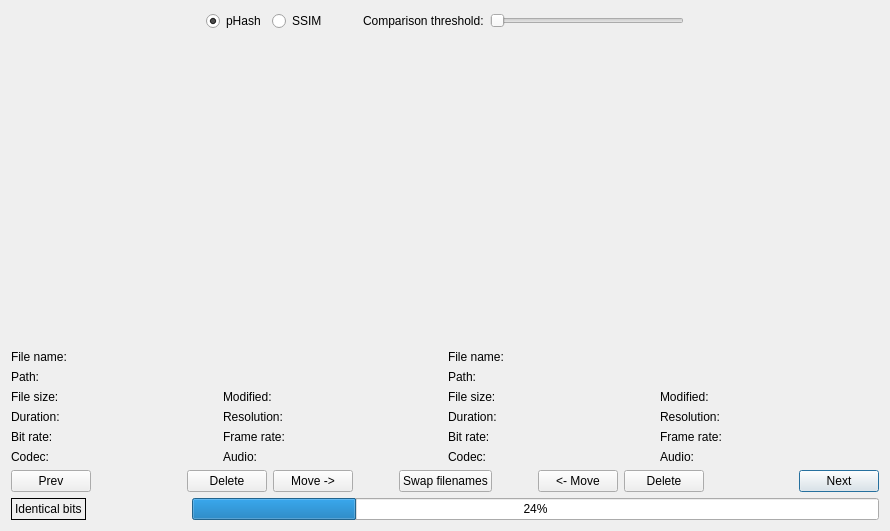
<?xml version="1.0" encoding="UTF-8"?>
<ui version="4.0">
 <class>Comparison</class>
 <widget class="QDialog" name="Comparison">
  <property name="geometry">
   <rect>
    <x>0</x>
    <y>0</y>
    <width>890</width>
    <height>531</height>
   </rect>
  </property>
  <property name="windowTitle">
   <string>Vidupe</string>
  </property>
  <layout class="QVBoxLayout" name="verticalLayout">
   <item>
    <layout class="QHBoxLayout" name="horizontalLayout_4">
     <property name="topMargin">
      <number>0</number>
     </property>
     <item>
      <spacer name="horizontalSpacer_6">
       <property name="orientation">
        <enum>Qt::Horizontal</enum>
       </property>
       <property name="sizeHint" stdset="0">
        <size>
         <width>40</width>
         <height>20</height>
        </size>
       </property>
      </spacer>
     </item>
     <item>
      <widget class="QRadioButton" name="selectPhash">
       <property name="text">
        <string>pHash</string>
       </property>
       <property name="checked">
        <bool>true</bool>
       </property>
      </widget>
     </item>
     <item>
      <widget class="QRadioButton" name="selectSSIM">
       <property name="text">
        <string>SSIM</string>
       </property>
      </widget>
     </item>
     <item>
      <spacer name="horizontalSpacer_8">
       <property name="orientation">
        <enum>Qt::Horizontal</enum>
       </property>
       <property name="sizeType">
        <enum>QSizePolicy::Maximum</enum>
       </property>
       <property name="sizeHint" stdset="0">
        <size>
         <width>30</width>
         <height>20</height>
        </size>
       </property>
      </spacer>
     </item>
     <item>
      <widget class="QLabel" name="label">
       <property name="text">
        <string>Comparison threshold:</string>
       </property>
      </widget>
     </item>
     <item>
      <widget class="QSlider" name="thresholdSlider">
       <property name="minimum">
        <number>1</number>
       </property>
       <property name="maximum">
        <number>64</number>
       </property>
       <property name="orientation">
        <enum>Qt::Horizontal</enum>
       </property>
      </widget>
     </item>
     <item>
      <spacer name="horizontalSpacer_7">
       <property name="orientation">
        <enum>Qt::Horizontal</enum>
       </property>
       <property name="sizeHint" stdset="0">
        <size>
         <width>40</width>
         <height>20</height>
        </size>
       </property>
      </spacer>
     </item>
    </layout>
   </item>
   <item>
    <layout class="QHBoxLayout" name="horizontalLayout">
     <property name="topMargin">
      <number>0</number>
     </property>
     <property name="bottomMargin">
      <number>0</number>
     </property>
     <item>
      <layout class="QVBoxLayout" name="verticalLayout_4">
       <property name="bottomMargin">
        <number>0</number>
       </property>
       <item>
        <widget class="ClickableLabel" name="leftImage" native="true">
         <property name="sizePolicy">
          <sizepolicy hsizetype="Preferred" vsizetype="Expanding">
           <horstretch>0</horstretch>
           <verstretch>0</verstretch>
          </sizepolicy>
         </property>
         <property name="minimumSize">
          <size>
           <width>400</width>
           <height>300</height>
          </size>
         </property>
         <property name="toolTip">
          <string>Click to launch video in default player, scroll mouse wheel to zoom</string>
         </property>
         <property name="text" stdset="0">
          <string/>
         </property>
        </widget>
       </item>
       <item>
        <layout class="QGridLayout" name="gridLayout">
         <property name="topMargin">
          <number>0</number>
         </property>
         <item row="1" column="0">
          <widget class="QLabel" name="label_6">
           <property name="sizePolicy">
            <sizepolicy hsizetype="Preferred" vsizetype="Fixed">
             <horstretch>0</horstretch>
             <verstretch>0</verstretch>
            </sizepolicy>
           </property>
           <property name="text">
            <string>Path:</string>
           </property>
          </widget>
         </item>
         <item row="0" column="0">
          <widget class="QLabel" name="label_3">
           <property name="sizePolicy">
            <sizepolicy hsizetype="Maximum" vsizetype="Fixed">
             <horstretch>0</horstretch>
             <verstretch>0</verstretch>
            </sizepolicy>
           </property>
           <property name="text">
            <string>File name:</string>
           </property>
          </widget>
         </item>
         <item row="0" column="1">
          <widget class="ClickableLabel" name="leftFileName" native="true">
           <property name="sizePolicy">
            <sizepolicy hsizetype="Ignored" vsizetype="Fixed">
             <horstretch>0</horstretch>
             <verstretch>0</verstretch>
            </sizepolicy>
           </property>
           <property name="minimumSize">
            <size>
             <width>0</width>
             <height>13</height>
            </size>
           </property>
           <property name="styleSheet">
            <string notr="true">color : blue; text-decoration : underline;</string>
           </property>
           <property name="text" stdset="0">
            <string/>
           </property>
          </widget>
         </item>
         <item row="1" column="1">
          <widget class="QLabel" name="leftPathName">
           <property name="sizePolicy">
            <sizepolicy hsizetype="Ignored" vsizetype="Fixed">
             <horstretch>0</horstretch>
             <verstretch>0</verstretch>
            </sizepolicy>
           </property>
           <property name="text">
            <string/>
           </property>
          </widget>
         </item>
        </layout>
       </item>
       <item>
        <layout class="QGridLayout" name="gridLayout_2">
         <property name="topMargin">
          <number>0</number>
         </property>
         <property name="horizontalSpacing">
          <number>6</number>
         </property>
         <item row="2" column="3">
          <widget class="QLabel" name="leftModified">
           <property name="sizePolicy">
            <sizepolicy hsizetype="Preferred" vsizetype="Fixed">
             <horstretch>0</horstretch>
             <verstretch>0</verstretch>
            </sizepolicy>
           </property>
           <property name="text">
            <string/>
           </property>
          </widget>
         </item>
         <item row="3" column="1">
          <widget class="QLabel" name="leftDuration">
           <property name="sizePolicy">
            <sizepolicy hsizetype="Preferred" vsizetype="Fixed">
             <horstretch>0</horstretch>
             <verstretch>0</verstretch>
            </sizepolicy>
           </property>
           <property name="text">
            <string/>
           </property>
          </widget>
         </item>
         <item row="4" column="0">
          <widget class="QLabel" name="label_18">
           <property name="sizePolicy">
            <sizepolicy hsizetype="Preferred" vsizetype="Fixed">
             <horstretch>0</horstretch>
             <verstretch>0</verstretch>
            </sizepolicy>
           </property>
           <property name="text">
            <string>Bit rate:</string>
           </property>
          </widget>
         </item>
         <item row="5" column="0">
          <widget class="QLabel" name="label_19">
           <property name="sizePolicy">
            <sizepolicy hsizetype="Preferred" vsizetype="Fixed">
             <horstretch>0</horstretch>
             <verstretch>0</verstretch>
            </sizepolicy>
           </property>
           <property name="text">
            <string>Codec:</string>
           </property>
          </widget>
         </item>
         <item row="3" column="2">
          <widget class="QLabel" name="label_16">
           <property name="sizePolicy">
            <sizepolicy hsizetype="Preferred" vsizetype="Fixed">
             <horstretch>0</horstretch>
             <verstretch>0</verstretch>
            </sizepolicy>
           </property>
           <property name="text">
            <string>Resolution:</string>
           </property>
          </widget>
         </item>
         <item row="2" column="0">
          <widget class="QLabel" name="label_10">
           <property name="sizePolicy">
            <sizepolicy hsizetype="Fixed" vsizetype="Fixed">
             <horstretch>0</horstretch>
             <verstretch>0</verstretch>
            </sizepolicy>
           </property>
           <property name="text">
            <string>File size:</string>
           </property>
          </widget>
         </item>
         <item row="2" column="1">
          <widget class="QLabel" name="leftFileSize">
           <property name="sizePolicy">
            <sizepolicy hsizetype="Preferred" vsizetype="Fixed">
             <horstretch>0</horstretch>
             <verstretch>0</verstretch>
            </sizepolicy>
           </property>
           <property name="text">
            <string/>
           </property>
          </widget>
         </item>
         <item row="2" column="2">
          <widget class="QLabel" name="label_12">
           <property name="sizePolicy">
            <sizepolicy hsizetype="Maximum" vsizetype="Fixed">
             <horstretch>0</horstretch>
             <verstretch>0</verstretch>
            </sizepolicy>
           </property>
           <property name="text">
            <string>Modified:</string>
           </property>
          </widget>
         </item>
         <item row="3" column="3">
          <widget class="QLabel" name="leftResolution">
           <property name="sizePolicy">
            <sizepolicy hsizetype="Preferred" vsizetype="Fixed">
             <horstretch>0</horstretch>
             <verstretch>0</verstretch>
            </sizepolicy>
           </property>
           <property name="text">
            <string/>
           </property>
          </widget>
         </item>
         <item row="3" column="0">
          <widget class="QLabel" name="label_14">
           <property name="sizePolicy">
            <sizepolicy hsizetype="Preferred" vsizetype="Fixed">
             <horstretch>0</horstretch>
             <verstretch>0</verstretch>
            </sizepolicy>
           </property>
           <property name="text">
            <string>Duration:</string>
           </property>
          </widget>
         </item>
         <item row="4" column="2">
          <widget class="QLabel" name="label_22">
           <property name="sizePolicy">
            <sizepolicy hsizetype="Preferred" vsizetype="Fixed">
             <horstretch>0</horstretch>
             <verstretch>0</verstretch>
            </sizepolicy>
           </property>
           <property name="text">
            <string>Frame rate:</string>
           </property>
          </widget>
         </item>
         <item row="5" column="1">
          <widget class="QLabel" name="leftCodec">
           <property name="sizePolicy">
            <sizepolicy hsizetype="Ignored" vsizetype="Fixed">
             <horstretch>0</horstretch>
             <verstretch>0</verstretch>
            </sizepolicy>
           </property>
           <property name="text">
            <string/>
           </property>
          </widget>
         </item>
         <item row="4" column="1">
          <widget class="QLabel" name="leftBitRate">
           <property name="sizePolicy">
            <sizepolicy hsizetype="Preferred" vsizetype="Fixed">
             <horstretch>0</horstretch>
             <verstretch>0</verstretch>
            </sizepolicy>
           </property>
           <property name="text">
            <string/>
           </property>
          </widget>
         </item>
         <item row="4" column="3">
          <widget class="QLabel" name="leftFrameRate">
           <property name="sizePolicy">
            <sizepolicy hsizetype="Preferred" vsizetype="Fixed">
             <horstretch>0</horstretch>
             <verstretch>0</verstretch>
            </sizepolicy>
           </property>
           <property name="text">
            <string/>
           </property>
          </widget>
         </item>
         <item row="5" column="2">
          <widget class="QLabel" name="label_23">
           <property name="sizePolicy">
            <sizepolicy hsizetype="Preferred" vsizetype="Fixed">
             <horstretch>0</horstretch>
             <verstretch>0</verstretch>
            </sizepolicy>
           </property>
           <property name="text">
            <string>Audio:</string>
           </property>
          </widget>
         </item>
         <item row="5" column="3">
          <widget class="QLabel" name="leftAudio">
           <property name="sizePolicy">
            <sizepolicy hsizetype="Ignored" vsizetype="Fixed">
             <horstretch>0</horstretch>
             <verstretch>0</verstretch>
            </sizepolicy>
           </property>
           <property name="text">
            <string/>
           </property>
          </widget>
         </item>
        </layout>
       </item>
      </layout>
     </item>
     <item>
      <layout class="QVBoxLayout" name="verticalLayout_5">
       <property name="bottomMargin">
        <number>0</number>
       </property>
       <item>
        <widget class="ClickableLabel" name="rightImage" native="true">
         <property name="sizePolicy">
          <sizepolicy hsizetype="Preferred" vsizetype="Expanding">
           <horstretch>0</horstretch>
           <verstretch>0</verstretch>
          </sizepolicy>
         </property>
         <property name="minimumSize">
          <size>
           <width>400</width>
           <height>300</height>
          </size>
         </property>
         <property name="toolTip">
          <string>Click to launch video in default player, scroll mouse wheel to zoom</string>
         </property>
         <property name="text" stdset="0">
          <string/>
         </property>
        </widget>
       </item>
       <item>
        <layout class="QGridLayout" name="gridLayout_4">
         <property name="topMargin">
          <number>0</number>
         </property>
         <item row="0" column="0">
          <widget class="QLabel" name="label_28">
           <property name="sizePolicy">
            <sizepolicy hsizetype="Maximum" vsizetype="Fixed">
             <horstretch>0</horstretch>
             <verstretch>0</verstretch>
            </sizepolicy>
           </property>
           <property name="text">
            <string>File name:</string>
           </property>
          </widget>
         </item>
         <item row="1" column="0">
          <widget class="QLabel" name="label_29">
           <property name="sizePolicy">
            <sizepolicy hsizetype="Preferred" vsizetype="Fixed">
             <horstretch>0</horstretch>
             <verstretch>0</verstretch>
            </sizepolicy>
           </property>
           <property name="text">
            <string>Path:</string>
           </property>
          </widget>
         </item>
         <item row="0" column="1">
          <widget class="ClickableLabel" name="rightFileName" native="true">
           <property name="sizePolicy">
            <sizepolicy hsizetype="Ignored" vsizetype="Fixed">
             <horstretch>0</horstretch>
             <verstretch>0</verstretch>
            </sizepolicy>
           </property>
           <property name="minimumSize">
            <size>
             <width>0</width>
             <height>13</height>
            </size>
           </property>
           <property name="styleSheet">
            <string notr="true">color : blue; text-decoration : underline;</string>
           </property>
           <property name="text" stdset="0">
            <string/>
           </property>
          </widget>
         </item>
         <item row="1" column="1">
          <widget class="QLabel" name="rightPathName">
           <property name="sizePolicy">
            <sizepolicy hsizetype="Ignored" vsizetype="Fixed">
             <horstretch>0</horstretch>
             <verstretch>0</verstretch>
            </sizepolicy>
           </property>
           <property name="text">
            <string/>
           </property>
          </widget>
         </item>
        </layout>
       </item>
       <item>
        <layout class="QGridLayout" name="gridLayout_3">
         <property name="topMargin">
          <number>0</number>
         </property>
         <property name="bottomMargin">
          <number>0</number>
         </property>
         <item row="2" column="0">
          <widget class="QLabel" name="label_32">
           <property name="sizePolicy">
            <sizepolicy hsizetype="Fixed" vsizetype="Fixed">
             <horstretch>0</horstretch>
             <verstretch>0</verstretch>
            </sizepolicy>
           </property>
           <property name="text">
            <string>File size:</string>
           </property>
          </widget>
         </item>
         <item row="3" column="0">
          <widget class="QLabel" name="label_33">
           <property name="sizePolicy">
            <sizepolicy hsizetype="Preferred" vsizetype="Fixed">
             <horstretch>0</horstretch>
             <verstretch>0</verstretch>
            </sizepolicy>
           </property>
           <property name="text">
            <string>Duration:</string>
           </property>
          </widget>
         </item>
         <item row="4" column="0">
          <widget class="QLabel" name="label_34">
           <property name="sizePolicy">
            <sizepolicy hsizetype="Preferred" vsizetype="Fixed">
             <horstretch>0</horstretch>
             <verstretch>0</verstretch>
            </sizepolicy>
           </property>
           <property name="text">
            <string>Bit rate:</string>
           </property>
          </widget>
         </item>
         <item row="5" column="0">
          <widget class="QLabel" name="label_35">
           <property name="sizePolicy">
            <sizepolicy hsizetype="Preferred" vsizetype="Fixed">
             <horstretch>0</horstretch>
             <verstretch>0</verstretch>
            </sizepolicy>
           </property>
           <property name="text">
            <string>Codec:</string>
           </property>
          </widget>
         </item>
         <item row="2" column="1">
          <widget class="QLabel" name="rightFileSize">
           <property name="sizePolicy">
            <sizepolicy hsizetype="Preferred" vsizetype="Fixed">
             <horstretch>0</horstretch>
             <verstretch>0</verstretch>
            </sizepolicy>
           </property>
           <property name="text">
            <string/>
           </property>
          </widget>
         </item>
         <item row="3" column="1">
          <widget class="QLabel" name="rightDuration">
           <property name="sizePolicy">
            <sizepolicy hsizetype="Preferred" vsizetype="Fixed">
             <horstretch>0</horstretch>
             <verstretch>0</verstretch>
            </sizepolicy>
           </property>
           <property name="text">
            <string/>
           </property>
          </widget>
         </item>
         <item row="4" column="1">
          <widget class="QLabel" name="rightBitRate">
           <property name="sizePolicy">
            <sizepolicy hsizetype="Preferred" vsizetype="Fixed">
             <horstretch>0</horstretch>
             <verstretch>0</verstretch>
            </sizepolicy>
           </property>
           <property name="text">
            <string/>
           </property>
          </widget>
         </item>
         <item row="5" column="1">
          <widget class="QLabel" name="rightCodec">
           <property name="sizePolicy">
            <sizepolicy hsizetype="Ignored" vsizetype="Fixed">
             <horstretch>0</horstretch>
             <verstretch>0</verstretch>
            </sizepolicy>
           </property>
           <property name="text">
            <string/>
           </property>
          </widget>
         </item>
         <item row="2" column="2">
          <widget class="QLabel" name="label_42">
           <property name="sizePolicy">
            <sizepolicy hsizetype="Maximum" vsizetype="Fixed">
             <horstretch>0</horstretch>
             <verstretch>0</verstretch>
            </sizepolicy>
           </property>
           <property name="text">
            <string>Modified:</string>
           </property>
          </widget>
         </item>
         <item row="3" column="2">
          <widget class="QLabel" name="label_43">
           <property name="sizePolicy">
            <sizepolicy hsizetype="Preferred" vsizetype="Fixed">
             <horstretch>0</horstretch>
             <verstretch>0</verstretch>
            </sizepolicy>
           </property>
           <property name="text">
            <string>Resolution:</string>
           </property>
          </widget>
         </item>
         <item row="4" column="2">
          <widget class="QLabel" name="label_44">
           <property name="sizePolicy">
            <sizepolicy hsizetype="Preferred" vsizetype="Fixed">
             <horstretch>0</horstretch>
             <verstretch>0</verstretch>
            </sizepolicy>
           </property>
           <property name="text">
            <string>Frame rate:</string>
           </property>
          </widget>
         </item>
         <item row="5" column="2">
          <widget class="QLabel" name="label_45">
           <property name="sizePolicy">
            <sizepolicy hsizetype="Preferred" vsizetype="Fixed">
             <horstretch>0</horstretch>
             <verstretch>0</verstretch>
            </sizepolicy>
           </property>
           <property name="text">
            <string>Audio:</string>
           </property>
          </widget>
         </item>
         <item row="2" column="3">
          <widget class="QLabel" name="rightModified">
           <property name="sizePolicy">
            <sizepolicy hsizetype="Preferred" vsizetype="Fixed">
             <horstretch>0</horstretch>
             <verstretch>0</verstretch>
            </sizepolicy>
           </property>
           <property name="text">
            <string/>
           </property>
          </widget>
         </item>
         <item row="3" column="3">
          <widget class="QLabel" name="rightResolution">
           <property name="sizePolicy">
            <sizepolicy hsizetype="Preferred" vsizetype="Fixed">
             <horstretch>0</horstretch>
             <verstretch>0</verstretch>
            </sizepolicy>
           </property>
           <property name="text">
            <string/>
           </property>
          </widget>
         </item>
         <item row="4" column="3">
          <widget class="QLabel" name="rightFrameRate">
           <property name="sizePolicy">
            <sizepolicy hsizetype="Preferred" vsizetype="Fixed">
             <horstretch>0</horstretch>
             <verstretch>0</verstretch>
            </sizepolicy>
           </property>
           <property name="text">
            <string/>
           </property>
          </widget>
         </item>
         <item row="5" column="3">
          <widget class="QLabel" name="rightAudio">
           <property name="sizePolicy">
            <sizepolicy hsizetype="Ignored" vsizetype="Fixed">
             <horstretch>0</horstretch>
             <verstretch>0</verstretch>
            </sizepolicy>
           </property>
           <property name="text">
            <string/>
           </property>
          </widget>
         </item>
        </layout>
       </item>
      </layout>
     </item>
    </layout>
   </item>
   <item>
    <layout class="QHBoxLayout" name="horizontalLayout_3">
     <property name="topMargin">
      <number>0</number>
     </property>
     <item>
      <widget class="QPushButton" name="prevVideo">
       <property name="text">
        <string>Prev</string>
       </property>
      </widget>
     </item>
     <item>
      <spacer name="horizontalSpacer_2">
       <property name="orientation">
        <enum>Qt::Horizontal</enum>
       </property>
       <property name="sizeHint" stdset="0">
        <size>
         <width>40</width>
         <height>20</height>
        </size>
       </property>
      </spacer>
     </item>
     <item>
      <widget class="QPushButton" name="leftDelete">
       <property name="sizePolicy">
        <sizepolicy hsizetype="Minimum" vsizetype="Fixed">
         <horstretch>0</horstretch>
         <verstretch>0</verstretch>
        </sizepolicy>
       </property>
       <property name="text">
        <string>Delete</string>
       </property>
      </widget>
     </item>
     <item>
      <widget class="QPushButton" name="leftMove">
       <property name="sizePolicy">
        <sizepolicy hsizetype="Minimum" vsizetype="Fixed">
         <horstretch>0</horstretch>
         <verstretch>0</verstretch>
        </sizepolicy>
       </property>
       <property name="text">
        <string>Move -&gt;</string>
       </property>
      </widget>
     </item>
     <item>
      <spacer name="horizontalSpacer_4">
       <property name="orientation">
        <enum>Qt::Horizontal</enum>
       </property>
       <property name="sizeType">
        <enum>QSizePolicy::Minimum</enum>
       </property>
       <property name="sizeHint" stdset="0">
        <size>
         <width>40</width>
         <height>20</height>
        </size>
       </property>
      </spacer>
     </item>
     <item>
      <widget class="QPushButton" name="swapFilenames">
       <property name="text">
        <string>Swap filenames</string>
       </property>
      </widget>
     </item>
     <item>
      <spacer name="horizontalSpacer_5">
       <property name="orientation">
        <enum>Qt::Horizontal</enum>
       </property>
       <property name="sizeType">
        <enum>QSizePolicy::Minimum</enum>
       </property>
       <property name="sizeHint" stdset="0">
        <size>
         <width>40</width>
         <height>20</height>
        </size>
       </property>
      </spacer>
     </item>
     <item>
      <widget class="QPushButton" name="rightMove">
       <property name="text">
        <string>&lt;- Move</string>
       </property>
      </widget>
     </item>
     <item>
      <widget class="QPushButton" name="rightDelete">
       <property name="text">
        <string>Delete</string>
       </property>
      </widget>
     </item>
     <item>
      <spacer name="horizontalSpacer">
       <property name="orientation">
        <enum>Qt::Horizontal</enum>
       </property>
       <property name="sizeHint" stdset="0">
        <size>
         <width>40</width>
         <height>20</height>
        </size>
       </property>
      </spacer>
     </item>
     <item>
      <widget class="QPushButton" name="nextVideo">
       <property name="text">
        <string>Next</string>
       </property>
       <property name="default">
        <bool>true</bool>
       </property>
      </widget>
     </item>
    </layout>
   </item>
   <item>
    <layout class="QHBoxLayout" name="horizontalLayout_2">
     <property name="topMargin">
      <number>0</number>
     </property>
     <item>
      <widget class="QLabel" name="identicalBits">
       <property name="sizePolicy">
        <sizepolicy hsizetype="Maximum" vsizetype="Preferred">
         <horstretch>0</horstretch>
         <verstretch>0</verstretch>
        </sizepolicy>
       </property>
       <property name="frameShape">
        <enum>QFrame::Box</enum>
       </property>
       <property name="text">
        <string>Identical bits</string>
       </property>
      </widget>
     </item>
     <item>
      <spacer name="horizontalSpacer_3">
       <property name="orientation">
        <enum>Qt::Horizontal</enum>
       </property>
       <property name="sizeType">
        <enum>QSizePolicy::Maximum</enum>
       </property>
       <property name="sizeHint" stdset="0">
        <size>
         <width>100</width>
         <height>20</height>
        </size>
       </property>
      </spacer>
     </item>
     <item>
      <widget class="QProgressBar" name="progressBar">
       <property name="value">
        <number>24</number>
       </property>
      </widget>
     </item>
    </layout>
   </item>
  </layout>
 </widget>
 <customwidgets>
  <customwidget>
   <class>ClickableLabel</class>
   <extends>QWidget</extends>
  </customwidget>
 </customwidgets>
 <resources/>
 <connections/>
</ui>
